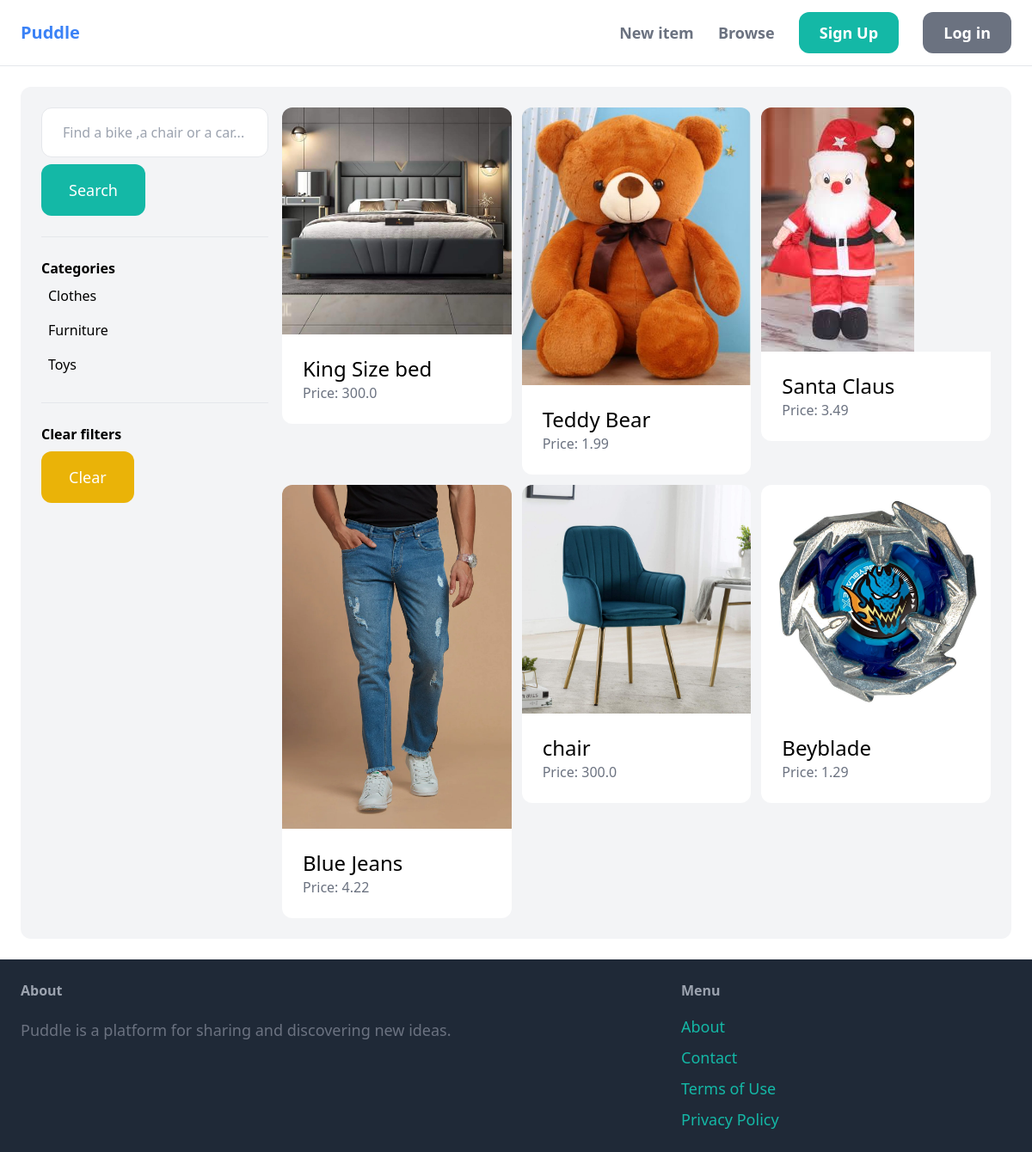
Page /items/ on the earlier database version.
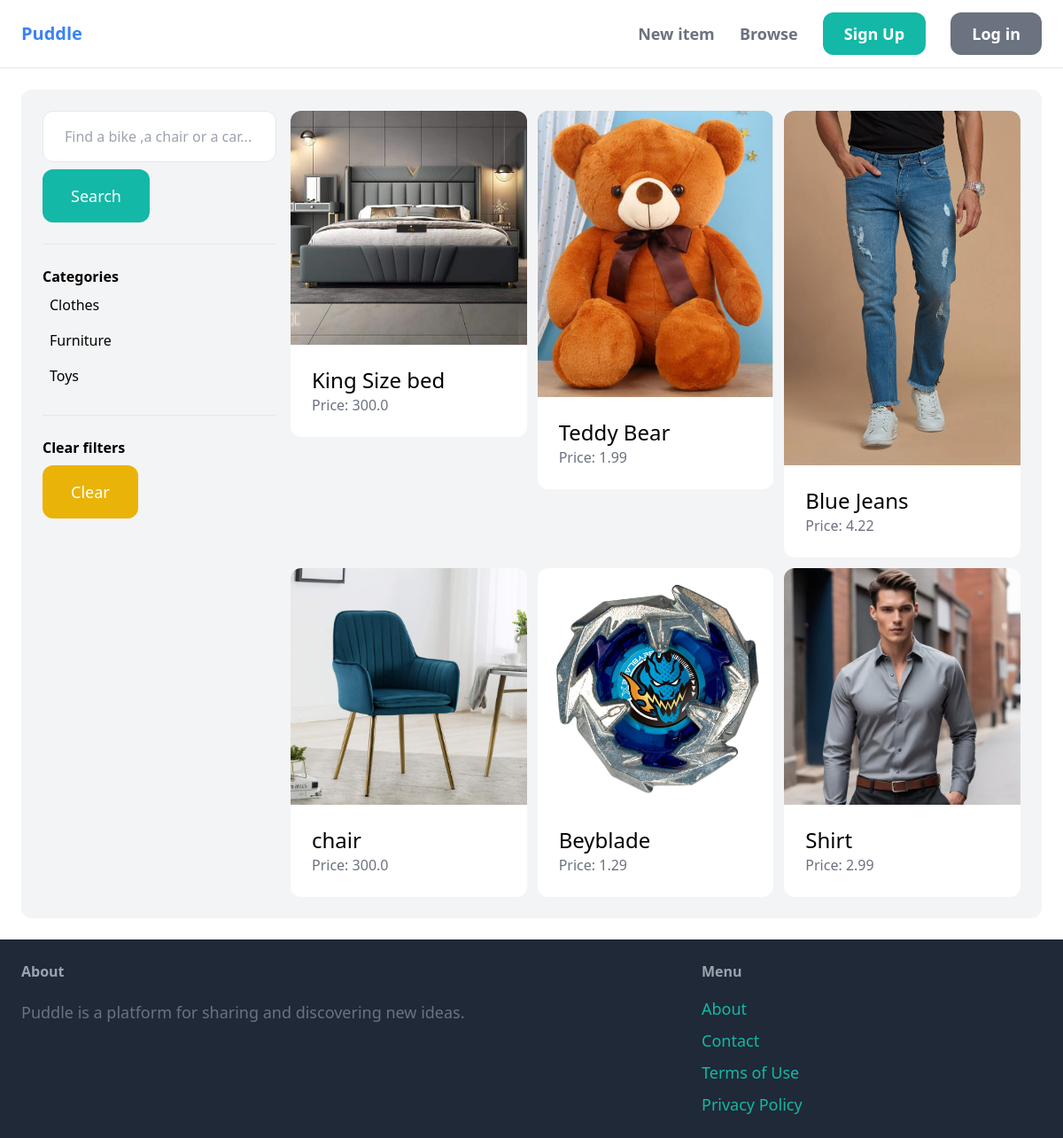
Same page on the later database version.
### item/models.py (models this page shows, shortened)
class Category(models.Model):
    name = models.CharField(max_length=255)
    class Meta:
        ordering = ("name",)
        verbose_name_plural = "categories"

class Item(models.Model):
    category = models.ForeignKey(Category,related_name='items',on_delete=models.CASCADE)
    name = models.CharField(max_length=255)
    description = models.TextField(blank=True,null=True)
    price = models.FloatField()
    image = models.ImageField(upload_to='items_image',blank=True, null=True)
    is_sold = models.BooleanField(default=False)
    created_by = models.ForeignKey(User, related_name='items', on_delete=models.CASCADE)
    created_at = models.DateTimeField(auto_now_add=True)

### item/views.py (the view)
# urls.py: path('',views.items,name= 'items'),
def items(request):
    categories = Category.objects.all()
    category_id = request.GET.get('category',0)
    query = request.GET.get('query','')
    items = Item.objects.filter(is_sold=False)
    if query:
        items = items.filter(Q(name__icontains=query) | Q(description__icontains=query))
    if category_id:
        items = items.filter(category_id=category_id)
    return render(request, 'item/items.html',{
        'items' :items ,
        'query' : query ,
        'categories': categories ,
        'category_id': int(category_id) ,
    })

### item/templates/item/items.html (shortened to what this page needs)
{% extends 'core/base.html' %}
{% block content %}
<div class="pb-6 grid grid-cols-4 gap-4 bg-gray-100 rounded-xl p-6">
    <div class="col-span-1">
        <form action="{% url 'item:items' %}" method="get">
            <input name="query" class="w-full px-6 py-4 border rounded-xl" type="text" value="{{query}}" placeholder="Find a bike ,a chair or a car...">
            <button class="mt-2 py-4 px-8 text-lg bg-teal-500 text-white rounded-xl">Search</button>
        </form>
        <hr class="my-6">
        <p class="font-semibold">Categories</p>
        <ul>
            {% for category in categories %}
            <li class="py-2 px-2 rounded-xl{% if category.id == category_id %} bg-gray-200{% endif %}">
                <a href="{% url 'item:items' %}?query={{ query }}&category={{ category.id }}">{{category.name}}</a>
            </li>
            {% endfor %}
        </ul>
        <hr class="my-6">
        <p class="font-semibold">Clear filters</p>
        <ul>
            <li><a href="{% url 'item:items' %}" class="mt-2 py-4 px-8 inline-block bg-yellow-500 text-lg rounded-xl text-white">Clear</a></li>
        </ul>
    </div>
    <div class="col-span-3">
        <div class="grid grid-cols-3 gap-3">
            {% for item in items %}
            <div>
                <a href="{% url 'item:detail' item.id %}">
                    <div>
                        <img src="{{item.image.url}}" class="rounded-t-xl">
                    </div>
                    <div class="p-6 bg-white rounded-b-xl">
                        <h2 class="text-2xl">{{item.name}}</h2>
                        <p class="text-gray-500">Price: {{item.price}}</p>
                    </div>
                </a>
            </div>
            {% endfor %}
        </div>
    </div>
</div>
{% endblock %}

Differences in the rows shown:
removed Item: image (picture), name "Santa Claus", price "3.49"
added Item: image (picture), name "Shirt", price "2.99"
